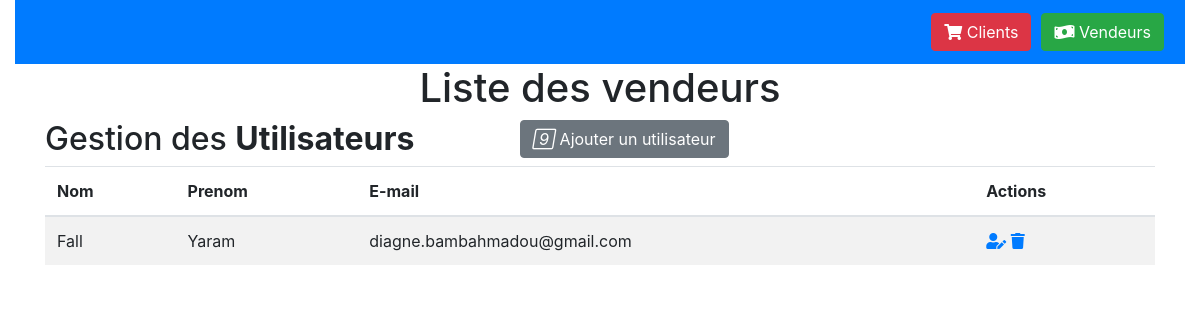
/users/vendeurs, run on an earlier commit of the app's database.
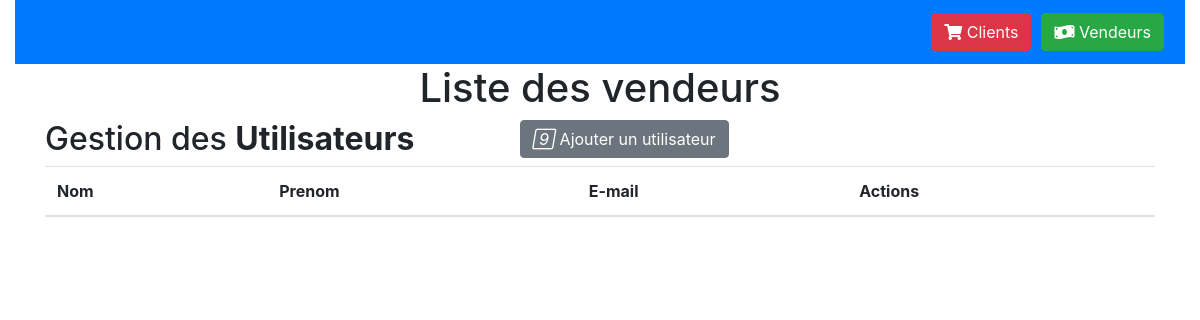
And on a later commit of the database.
### users/models.py (models this page shows)
class Utilisateur(models.Model):
    id_utilisateur = models.AutoField(primary_key=True)
    nom = models.CharField(max_length=30)
    prenom = models.CharField(max_length=30)
    identifiant=models.CharField(max_length=30)
    email=models.EmailField(max_length = 254,)
    date_naissance= models.DateField()
    mot_de_passe=models.CharField(max_length=32)
    profile= models.CharField(max_length=30)

### users/views.py (the view)
# urls.py: path('vendeurs',views.afficher_vendeurs,name='vendeurs'),
def afficher_vendeurs(request):
    vendeurs = Utilisateur.objects.filter(profile="vendeur")
    return render(request, "users/vendeurs.html", {'vendeurs': vendeurs})

### users/templates/users/vendeurs.html (shortened to what this page needs)
{% extends 'layouts/base.html' %}
{% load static %}
{%block content%}
<h1  class="d-flex justify-content-center" >Liste des vendeurs</h1>
<div class="container-xl">
    <div class="table-responsive">
        <div class="table-wrapper">
            <div class="table-title">
                <div class="row">
                    <div class="col-sm-5">
                        <h2>Gestion des  <b>Utilisateurs</b></h2>
                    </div>
                    <div class="col-sm-7">
                        <a href="{% url 'addUser' %}" class="btn btn-secondary"><i class="material-icons">&#xE147;</i> <span>Ajouter un utilisateur</span></a>
                      </div>
                </div>
            </div>
            <table class="table table-striped table-hover">
                <thead>
                    <tr>
                        <th>Nom</th>
                        <th>Prenom</th>
                        <th>E-mail</th>
                        <th>Actions</th>
                    </tr>
                </thead>
                <tbody>
                    {% for vendeur in vendeurs %}
                    <tr>
                        <td>{{vendeur.nom}}</td>
                        <td>{{vendeur.prenom}}</td>
                        <td>{{vendeur.email}}</td>
                        <td>
                            <a href="/users/modifier/{{vendeur.identifiant}}" class="settings" title="Settings" data-toggle="tooltip"><i class="fas fa-user-edit"></i></a>
                            <a href="/users/confirmer/{{vendeur.identifiant}}" class="delete " title="Delete" data-toggle="tooltip"><i class="fas fa-trash"></i></a>
                        </td>
                    </tr>
                    {% endfor %}
                </tbody>
            </table>
            </div>
        </div>
    </div>
{% endblock %}

What changed in the data, as far as the page shows it:
removed Utilisateur: nom "Fall", prenom "Yaram", email "diagne.bambahmadou@gmail.com"
